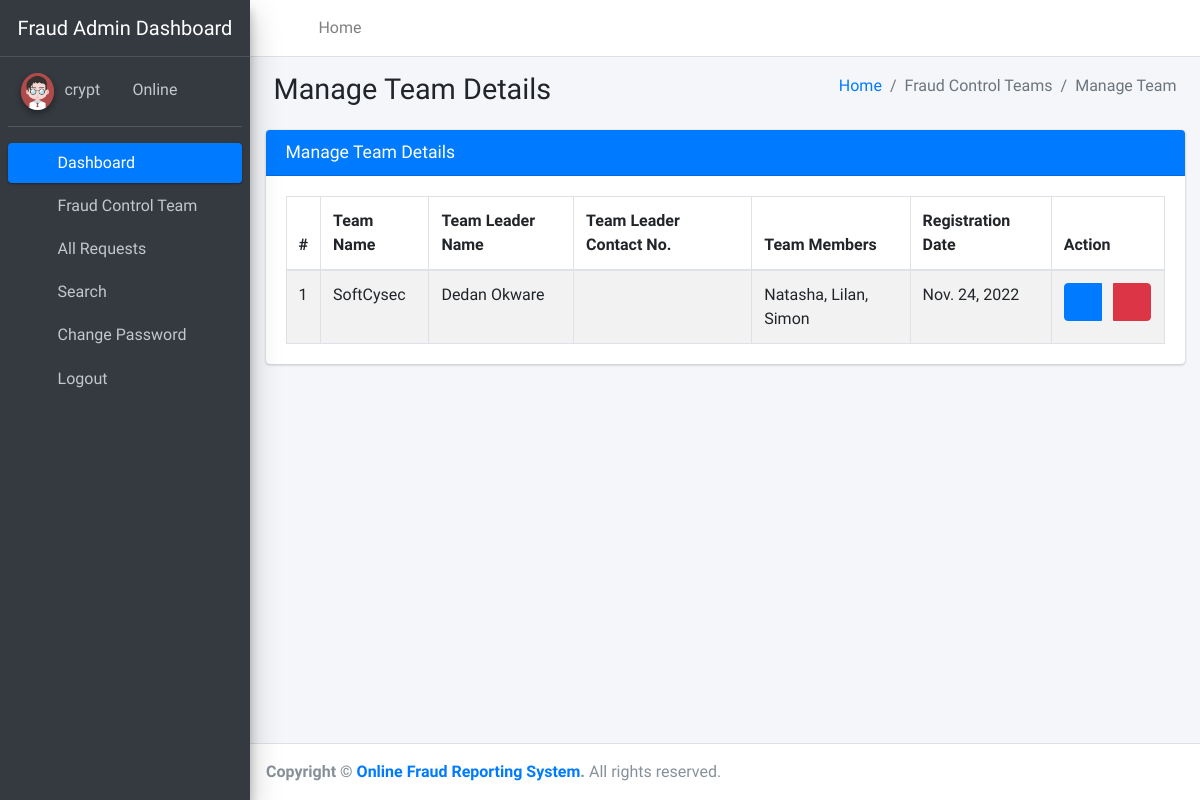
Before: /manageTeam/ (signed in) with the older database file.
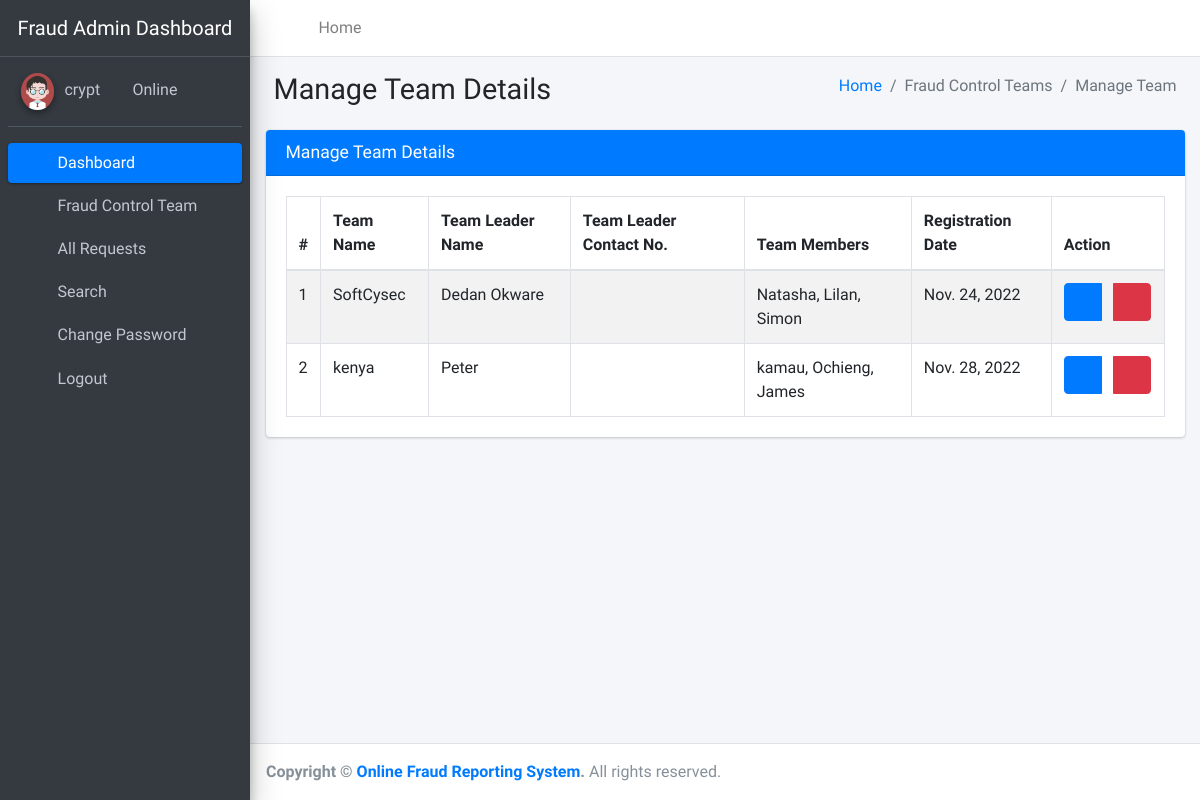
After: the same page with the newer database file.
### ReportSystem/models.py (models this page shows, shortened)
class Team(models.Model):
    teamName = models.CharField(max_length=100,null=True)
    teamLeaderName = models.CharField(max_length=100,null=True)
    teamMobno = models.CharField(max_length=20,null=True)
    teamMembers = models.CharField(max_length=200,null=True)
    postingDate = models.DateField(auto_now_add=True)

### ReportSystem/views.py (the view)
# urls.py: path('manageTeam/', views.manageTeam,name='manageTeam'),
def manageTeam(request):
    if not request.user.is_authenticated:
        return redirect('admin_login')
    teams = Team.objects.all()
    return render(request,'admin/manageTeam.html',locals())

### ReportSystem/templates/admin/manageTeam.html
{% extends 'adminNavbar.html' %}
{% block main %}
{% load static %}
<section class="content">
    <div class="content-header">
        <div class="container-fluid">
            <div class="row mb-2">
                <div class="col-sm-6">
                    <h1 class="m-0">Manage Team Details</h1>
                </div>
                <div class="col-sm-6">
                    <ol class="breadcrumb float-sm-right">
                        <li class="breadcrumb-item"><a href="{% url 'dashboard' %}">Home</a></li>
                        <li class="breadcrumb-item active">Fraud Control Teams</li>
                        <li class="breadcrumb-item active">Manage Team</li>
                    </ol>
                </div>
            </div>
        </div>
    </div>
    <div class="container-fluid">
        <div class="row">
            <div class="col-md-12">
                <div class="card card-primary">
                    <div class="card-header">
                        <h3 class="card-title">Manage Team Details</h3>
                    </div>
                    <div class="card-body">
                        <table id="example1" class="table table-bordered table-striped">
                            <thead>
                            <tr>
                                <th>#</th>
                                <th>Team Name</th>
                                <th>Team Leader Name</th>
                                <th>Team Leader Contact No.</th>
                                <th>Team Members</th>
                                <th>Registration Date</th>
                                <th>Action</th>
                            </tr>
                            </thead>
                            <tbody>
                            {% for team in teams %}
                            <tr>
                                <td>{{forloop.counter}}</td>
                                <td>{{team.teamName}}</td>
                                <td>{{team.teamLeaderName}}</td>
                                <td>{{team.teamLeadMobno}}</td>
                                <td>{{team.teamMembers}}</td>
                                <td>{{team.postingDate}}</td>
                                <td>
                                    <div class="btn-group">
                                        <a class="btn btn-primary" href="{% url 'editTeam' team.id %}"><i class="fa fa-edit"></i></a> &nbsp;&nbsp;&nbsp;
                                        <a class="btn btn-danger" onclick="return confirm('Are you sure to Delete ?')" href="{% url 'deleteTeam' team.id %}"><i
                                            class="fa fa-trash-alt"></i></a>
                                    </div>
                                </td>
                            </tr>
                            {% endfor %}
                            </tbody>
                        </table>
                    </div>
                </div>
            </div>
        </div>
    </div>
</section>
{% endblock %}

Changed rows visible on the page:
added Team: teamName "kenya", teamLeaderName "Peter", teamMembers "kamau, Ochieng, James", postingDate "Nov. 28, 2022"
